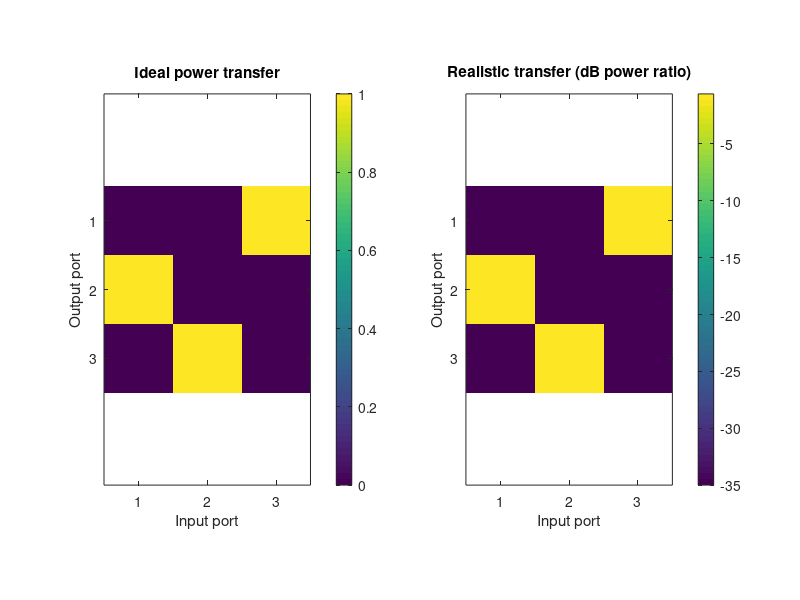
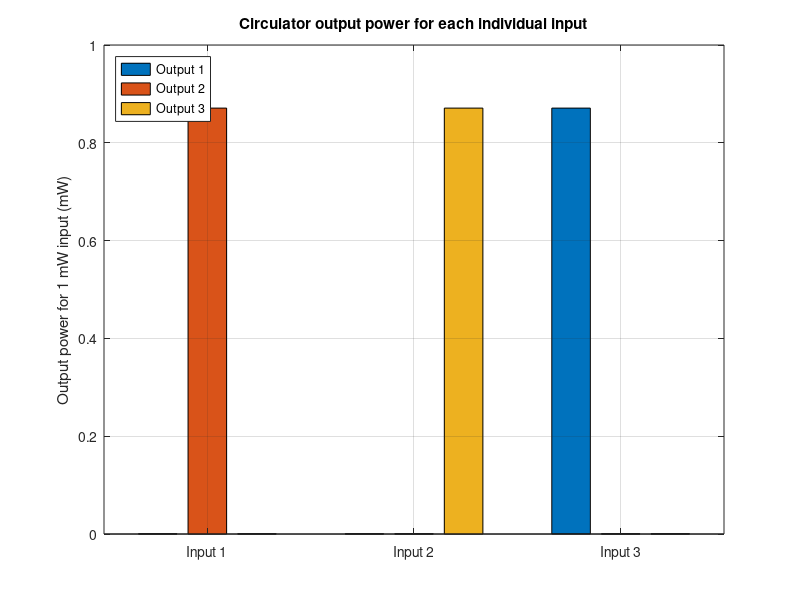
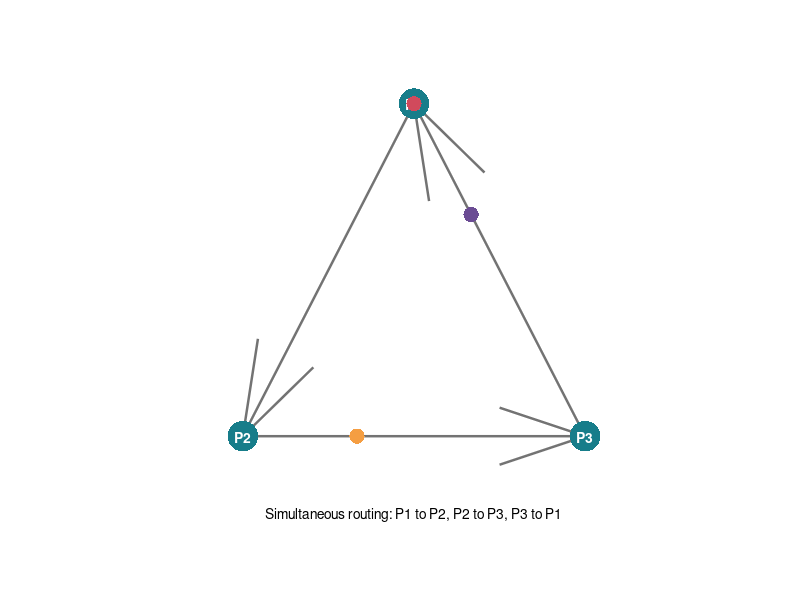

The MATLAB script that drew these images, in order: (Note: this script raises an error after producing the figures.)
% Three-port ideal and lossy optical circulator models.
% Transfer-matrix convention: rows are output ports, columns are input ports.

circulatorScriptDir = fileparts(mfilename('fullpath'));
circulatorMatlabDir = fileparts(circulatorScriptDir);
circulatorProjectDir = fileparts(circulatorMatlabDir);
circulatorGraphDir = fullfile(circulatorProjectDir, 'Results', 'Graphs');
if ~exist(circulatorGraphDir, 'dir')
    mkdir(circulatorGraphDir);
end
if ~exist('circulatorInsertionLoss_dB', 'var')
    circulatorInsertionLoss_dB = 0.6;
end
if ~exist('circulatorCrosstalk_dB', 'var')
    circulatorCrosstalk_dB = 35;
end
if ~exist('circulatorInputPower_mW', 'var')
    circulatorInputPower_mW = 1;
end

circulatorIdealPower = zeros(3, 3);
circulatorIdealPower(2, 1) = 1; % 1 -> 2
circulatorIdealPower(3, 2) = 1; % 2 -> 3
circulatorIdealPower(1, 3) = 1; % 3 -> 1

% Assumed realistic values: user-selected loss on the routed path and
% unwanted outputs. Entries are power ratios.
circulatorRoutedPower = 10^(-circulatorInsertionLoss_dB / 10);
circulatorCrosstalkPower = 10^(-circulatorCrosstalk_dB / 10);
circulatorRealisticPower = circulatorCrosstalkPower * ones(3, 3);
circulatorRealisticPower(2, 1) = circulatorRoutedPower;
circulatorRealisticPower(3, 2) = circulatorRoutedPower;
circulatorRealisticPower(1, 3) = circulatorRoutedPower;

fprintf('Circulator power transfer matrices (rows=output, columns=input)\n');
fprintf('Ideal routing:\n');
disp(circulatorIdealPower);
fprintf('Realistic routing (IL %.1f dB, unintended paths -%.1f dB):\n', ...
    circulatorInsertionLoss_dB, circulatorCrosstalk_dB);
disp(circulatorRealisticPower);

figure('Name', 'Circulator transfer matrices');
subplot(1, 2, 1);
imagesc(circulatorIdealPower);
axis equal tight;
set(gca, 'XTick', 1:3, 'YTick', 1:3);
xlabel('Input port');
ylabel('Output port');
title('Ideal power transfer');
colorbar;
caxis([0, 1]);
subplot(1, 2, 2);
imagesc(10 * log10(circulatorRealisticPower));
axis equal tight;
set(gca, 'XTick', 1:3, 'YTick', 1:3);
xlabel('Input port');
ylabel('Output port');
title('Realistic transfer (dB power ratio)');
colorbar;
saveas(gcf, fullfile(circulatorGraphDir, 'circulator_transfer.png'));

% Compare output power for the selected input power applied at each input.
circulatorOutputRealistic_mW = circulatorRealisticPower * circulatorInputPower_mW;
figure('Name', 'Circulator output powers');
bar(circulatorOutputRealistic_mW.');
grid on;
set(gca, 'XTick', 1:3, 'XTickLabel', {'Input 1', 'Input 2', 'Input 3'});
ylabel(sprintf('Output power for %.4g mW input (mW)', circulatorInputPower_mW));
title('Circulator output power for each individual input');
legend('Output 1', 'Output 2', 'Output 3', 'Location', 'northwest');
saveas(gcf, fullfile(circulatorGraphDir, 'circulator_output_power.png'));

circulatorAnimationDir = fullfile(circulatorProjectDir, 'Results', 'Animations');
if ~exist(circulatorAnimationDir, 'dir')
    mkdir(circulatorAnimationDir);
end
circulatorGifPath = fullfile(circulatorAnimationDir, 'circulator_routing_matlab.gif');
circulatorAnimationFigure = figure('Name', 'Circulator routing animation');
circulatorPositions = [0.5, 0.88; 0.15, 0.2; 0.85, 0.2];
circulatorColors = [0.82, 0.29, 0.36; 0.96, 0.62, 0.26; 0.42, 0.30, 0.58];
for circulatorFrame = 1:60
    clf(circulatorAnimationFigure);
    hold on;
    for circulatorInputPort = 1:3
        circulatorOutputPort = mod(circulatorInputPort, 3) + 1;
        circulatorStart = circulatorPositions(circulatorInputPort, :);
        circulatorEnd = circulatorPositions(circulatorOutputPort, :);
        quiver(circulatorStart(1), circulatorStart(2), ...
            circulatorEnd(1) - circulatorStart(1), ...
            circulatorEnd(2) - circulatorStart(2), 0, ...
            'Color', [0.45, 0.45, 0.45], 'LineWidth', 1.8, 'MaxHeadSize', 0.15);
    end
    for circulatorPort = 1:3
        plot(circulatorPositions(circulatorPort, 1), ...
            circulatorPositions(circulatorPort, 2), 'o', ...
            'MarkerFaceColor', [0.09, 0.49, 0.54], ...
            'MarkerEdgeColor', 'none', 'MarkerSize', 22);
        text(circulatorPositions(circulatorPort, 1), ...
            circulatorPositions(circulatorPort, 2), ...
            sprintf('P%d', circulatorPort), 'Color', 'white', ...
            'FontWeight', 'bold', 'HorizontalAlignment', 'center');
        circulatorOutputPort = mod(circulatorPort, 3) + 1;
        circulatorProgress = mod((circulatorFrame - 1) / 60 + ...
            (circulatorPort - 1) / 3, 1);
        circulatorPoint = (1 - circulatorProgress) * ...
            circulatorPositions(circulatorPort, :) + ...
            circulatorProgress * circulatorPositions(circulatorOutputPort, :);
        plot(circulatorPoint(1), circulatorPoint(2), 'o', ...
            'MarkerFaceColor', circulatorColors(circulatorPort, :), ...
            'MarkerEdgeColor', 'none', 'MarkerSize', 11);
    end
    text(0.5, 0.04, 'Simultaneous routing: P1 to P2, P2 to P3, P3 to P1', ...
        'HorizontalAlignment', 'center');
    axis([0, 1, 0, 1]);
    axis equal;
    axis off;
    drawnow;
    circulatorFrameData = getframe(circulatorAnimationFigure);
    [circulatorIndexed, circulatorMap] = rgb2ind(circulatorFrameData.cdata, 256);
    if circulatorFrame == 1
        imwrite(circulatorIndexed, circulatorMap, circulatorGifPath, 'gif', ...
            'LoopCount', inf, 'DelayTime', 0.05);
    else
        imwrite(circulatorIndexed, circulatorMap, circulatorGifPath, 'gif', ...
            'WriteMode', 'append', 'DelayTime', 0.05);
    end
end
close(circulatorAnimationFigure);
